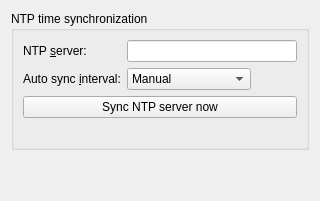
     <widget class="QWidget" name="sync_tab">
      <attribute name="title">
       <string>S&amp;ync</string>
      </attribute>
      <attribute name="toolTip">
       <string>Computer clock synchronization settings.</string>
      </attribute>
      <layout class="QVBoxLayout" name="verticalLayout_ntp">
       <item>
        <widget class="QGroupBox" name="ntp_group_box">
         <property name="title">
          <string>NTP time synchronization</string>
         </property>
         <layout class="QGridLayout" name="gridLayout_ntp">
          <item row="0" column="0">
           <widget class="QLabel" name="ntp_server_label">
            <property name="text">
             <string>NTP &amp;server:</string>
            </property>
            <property name="buddy">
             <cstring>ntp_server_line_edit</cstring>
            </property>
           </widget>
          </item>
          <item row="0" column="1" colspan="2">
           <widget class="QLineEdit" name="ntp_server_line_edit">
            <property name="toolTip">
             <string>&lt;html&gt;&lt;head/&gt;&lt;body&gt;&lt;p&gt;Host name or IP address (IPv4 or IPv6) of the NTP server used to check the computer clock. A global pool such as pool.ntp.org is a good default.&lt;/p&gt;&lt;/body&gt;&lt;/html&gt;</string>
            </property>
           </widget>
          </item>
          <item row="1" column="0">
           <widget class="QLabel" name="ntp_sync_interval_label">
            <property name="text">
             <string>Auto sync &amp;interval:</string>
            </property>
            <property name="buddy">
             <cstring>ntp_sync_interval_combo_box</cstring>
            </property>
           </widget>
          </item>
          <item row="1" column="1">
           <widget class="QComboBox" name="ntp_sync_interval_combo_box">
            <property name="toolTip">
             <string>&lt;html&gt;&lt;head/&gt;&lt;body&gt;&lt;p&gt;How often to automatically query the NTP server and correct the WSJT-X clock offset. Select Manual to only sync when the button below is clicked.&lt;/p&gt;&lt;/body&gt;&lt;/html&gt;</string>
            </property>
            <item>
             <property name="text">
              <string>Manual</string>
             </property>
            </item>
            <item>
             <property name="text">
              <string>Every 5 minutes</string>
             </property>
            </item>
            <item>
             <property name="text">
              <string>Every 30 minutes</string>
             </property>
            </item>
            <item>
             <property name="text">
              <string>Every hour</string>
             </property>
            </item>
           </widget>
          </item>
          <item row="1" column="2">
           <spacer name="ntp_horizontal_spacer">
            <property name="orientation">
             <enum>Qt::Horizontal</enum>
            </property>
            <property name="sizeHint" stdset="0">
             <size>
              <width>40</width>
              <height>20</height>
             </size>
            </property>
           </spacer>
          </item>
          <item row="2" column="0" colspan="3">
           <widget class="QPushButton" name="ntp_sync_now_push_button">
            <property name="toolTip">
             <string>&lt;html&gt;&lt;head/&gt;&lt;body&gt;&lt;p&gt;Query the NTP server now and immediately correct the WSJT-X clock offset.&lt;/p&gt;&lt;/body&gt;&lt;/html&gt;</string>
            </property>
            <property name="text">
             <string>Sync NTP server now</string>
            </property>
           </widget>
          </item>
          <item row="3" column="0" colspan="3">
           <widget class="QLabel" name="ntp_status_label">
            <property name="text">
             <string/>
            </property>
            <property name="wordWrap">
             <bool>true</bool>
            </property>
           </widget>
          </item>
         </layout>
        </widget>
       </item>
       <item>
        <spacer name="ntp_vertical_spacer">
         <property name="orientation">
          <enum>Qt::Vertical</enum>
         </property>
         <property name="sizeHint" stdset="0">
          <size>
           <width>20</width>
           <height>40</height>
          </size>
         </property>
        </spacer>
       </item>
      </layout>
     </widget>
